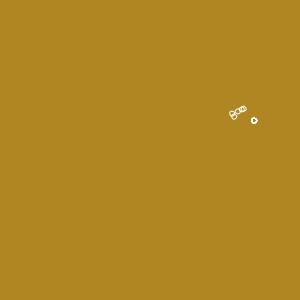
Frame 1 (no input)
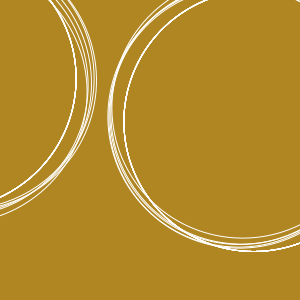
Frame 60 (the mouse pressed at the canvas centre just before this capture)
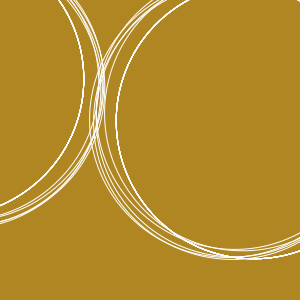
Frame 120 (the mouse held since frame 60 and released just before this capture)

The Processing sketch that drew these frames (run headless with seeded random() and noise(); from frame 60 on, the mouse is pressed at the canvas centre):

// Processing sketch: processing_55627
// ── processing_55627.pde


float spin = 5.0;
float diameter = 5.0;
float angle;
 
float angle_rot;
int rad_points = 10;
 
void setup()
{
  size(300, 300);
  smooth();
}
 
void draw()
{
  background(#b08623);
   
  translate(100, 100);
  
  angle_rot = 0.5;
 
 
  for(int i=0; i<10; i++) {
    pushMatrix();
    fill(#b08623, .5);
    stroke(255);
    rotate(angle_rot + -20);
    ellipse(random(90,110), random (90,100), diameter, diameter);
    ellipse(random(110,80), random (110,90), diameter, diameter);
    ellipse(random(110,60), random (110,60), diameter, diameter);

    popMatrix();
   
    angle_rot += PI*2/2;
  }

 
  diameter = 300 * sin(angle) + 1;
   
  angle += 0.09;
  if (angle > TWO_PI) { angle = 0; }
}
